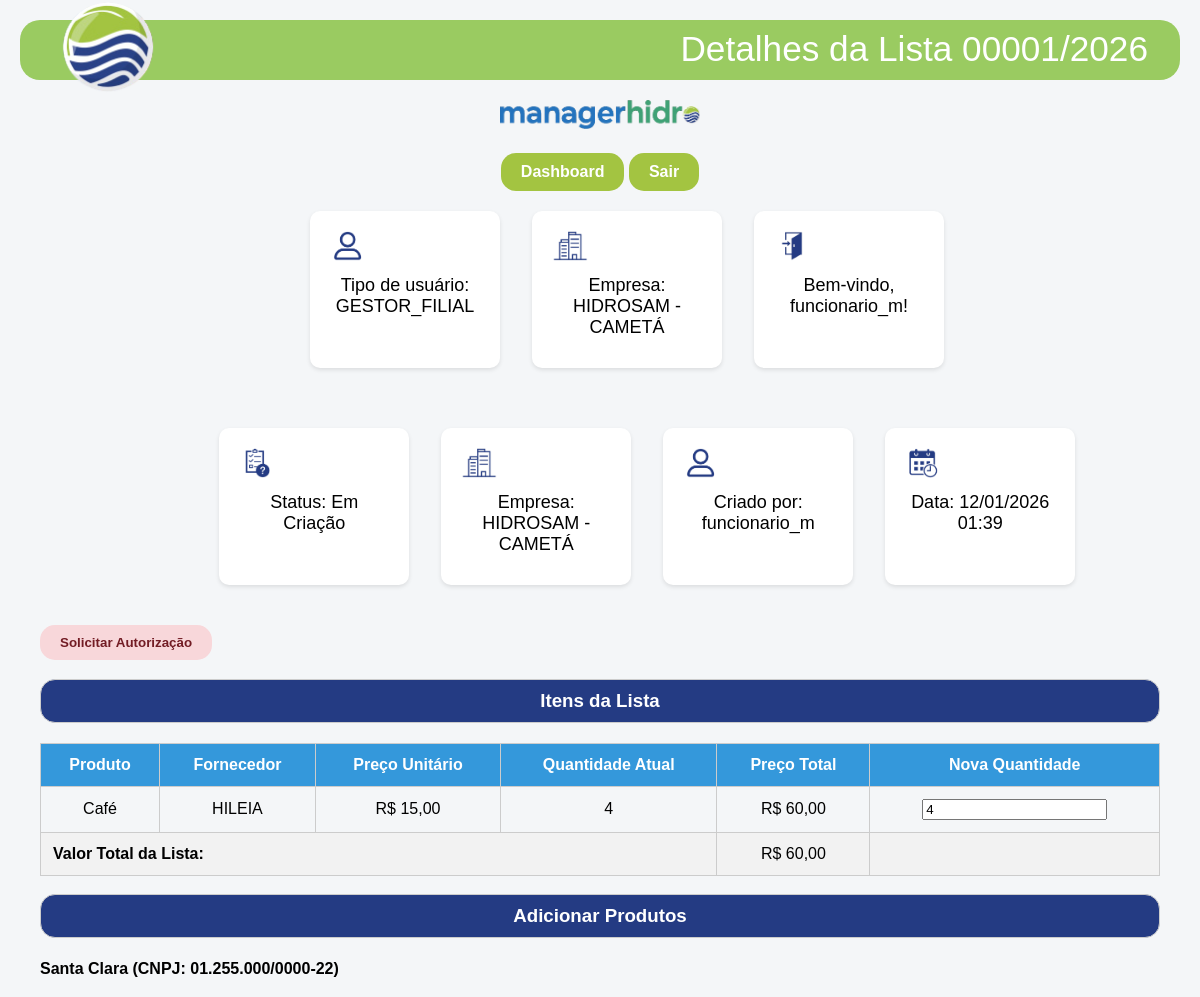
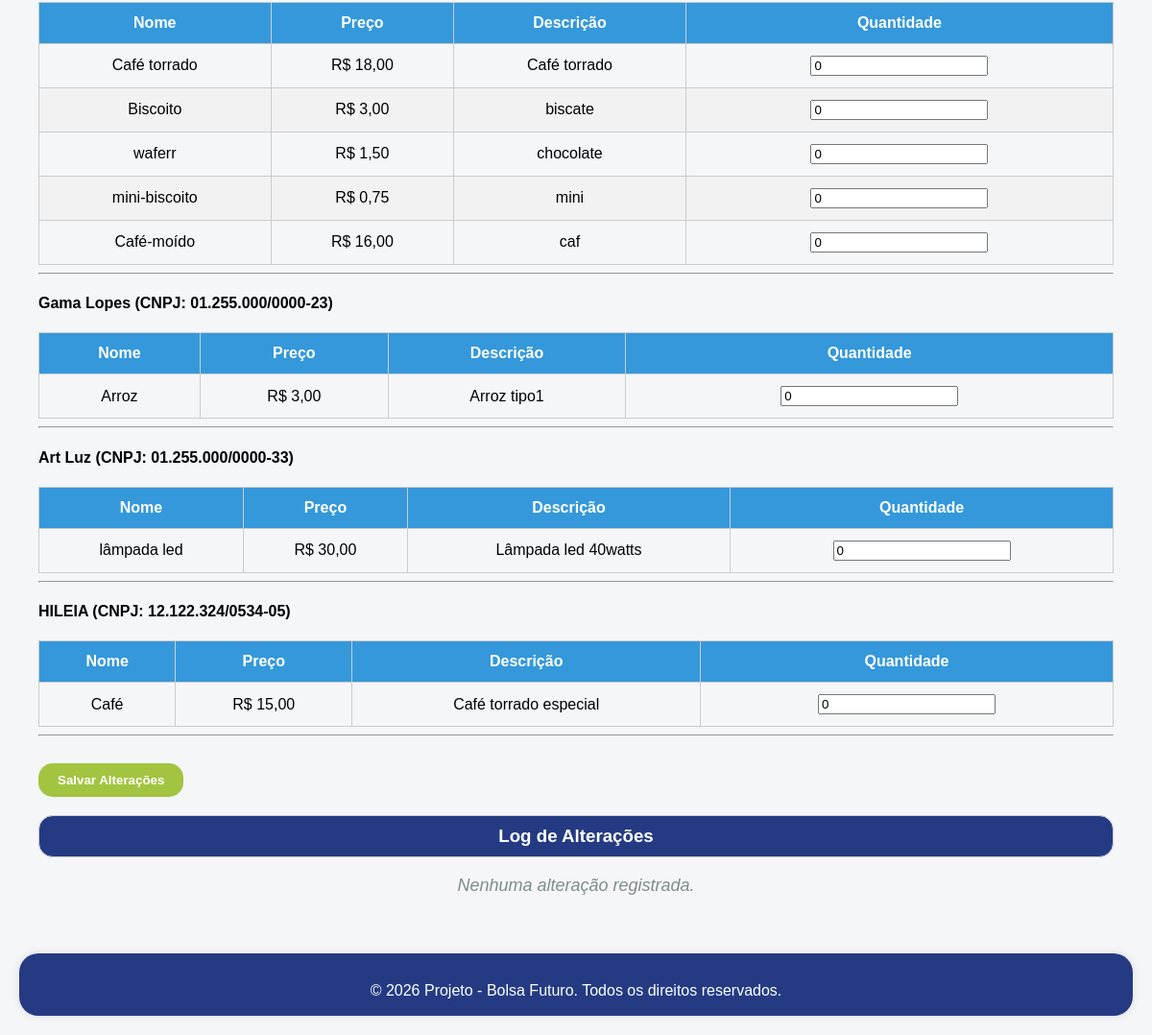
Page /compras/listas/54/detalhes/ (signed in) on the committed database (2 pictures, top to bottom).
### usuarios/models.py (models this page shows, shortened)
class Usuario(AbstractUser):
    TIPOS_USUARIO = [
        ('GERENTE_MATRIZ', 'Gerente Matriz'),
        ('GERENTE_FILIAL', 'Gerente Filial'),
        ('GESTOR_MATRIZ', 'Gestor Matriz'),
        ('GESTOR_FILIAL', 'Gestor Filial'),
        ('FUNCIONARIO', 'Funcionário'),
    ]
    empresa = models.ForeignKey(Empresa, on_delete=models.CASCADE, null=True, blank=True)
    tipo_usuario = models.CharField(max_length=20, choices=TIPOS_USUARIO, null=True, blank=True)
    status_ativo = models.BooleanField(default=False)

### empresas/models.py (models this page shows, shortened)
class Empresa(models.Model):
    nome = models.CharField(max_length=150)
    endereco = models.CharField(max_length=255)
    email = models.EmailField()
    telefone = models.CharField(max_length=20)

### compras/models.py (models this page shows, shortened)
class ListaCompra(models.Model):
    STATUS = [
        ('EM_CRIACAO', 'Em Criação'),
        ('EM_PROCESSO_AUTORIZACAO', 'Em processo de autorização'),
        ('AUTORIZADA', 'Autorizada'),
        ('UNIDA', 'Unida'),
        ('EM_PROCESSO_CONSOLIDACAO', 'Em processo de consolidação'),
        ('CONSOLIDADA', 'Consolidada'),
        ('EM_PROCESSO_COMPRA', 'Em Processo de Compra'),
        ('EM_ENTREGA', 'Em Rota de Entrega'),
        ('RECEBIDA', 'Itens Recebidos'),
    ]
    numero = models.CharField(max_length=20, unique=False)  # Ex: 00001/2025
    empresa = models.ForeignKey(Empresa, on_delete=models.CASCADE, related_name="listas_compra")
    status = models.CharField(max_length=30, choices=STATUS, default='EM_CRIACAO')
    criado_por = models.ForeignKey(Usuario, on_delete=models.CASCADE, related_name="listas_criadas")
    data_criacao = models.DateTimeField(auto_now_add=True)
    listas_unidas = models.ManyToManyField("self", blank=True, symmetrical=False, related_name="lista_principal")
    class Meta:
        unique_together = ('empresa', 'numero')  # garante unicidade por empresa

class ItemListaCompra(models.Model):
    lista = models.ForeignKey(ListaCompra, on_delete=models.CASCADE, related_name="itens")
    produto = models.ForeignKey(Produto, on_delete=models.CASCADE)
    quantidade_desejada = models.PositiveIntegerField(default=0)
    preco_unitario = models.DecimalField(max_digits=10, decimal_places=2, null=True, blank=True) # Para armazenar o preço no momento da compra

### produtos/models.py (models this page shows, shortened)
class Produto(models.Model):
    fornecedor = models.ForeignKey(Fornecedor, on_delete=models.CASCADE, related_name="produtos")
    nome = models.CharField(max_length=150)
    preco = models.DecimalField(max_digits=10, decimal_places=2)
    descricao = models.TextField(blank=True, null=True)
    imagem = models.ImageField(upload_to='produtos/', null=True, blank=True)

### fornecedores/models.py (models this page shows, shortened)
class Fornecedor(models.Model):
    nome = models.CharField(max_length=150)
    cnpj = models.CharField(max_length=20, unique=True)
    email = models.EmailField()
    telefone = models.CharField(max_length=20)
    site = models.URLField(blank=True, null=True)
    endereco = models.CharField(max_length=255)

### compras/views.py (the view, shortened to what this page needs)
# urls.py: path('listas/<int:id>/detalhes/', views.detalhes_lista, name='detalhes_lista'),
@login_required(login_url='/login/')
def detalhes_lista(request, id):
    lista = get_object_or_404(ListaCompra, id=id)
    itens = ItemListaCompra.objects.filter(lista=lista)
    alteracoes = LogAlteracaoLista.objects.filter(lista=lista)
    fornecedores = Fornecedor.objects.all().prefetch_related('produtos')
    filtro_nome = request.GET.get("produto_nome", "")
    fornecedores = Fornecedor.objects.all().prefetch_related('produtos')
    if filtro_nome:
        for fornecedor in fornecedores:
            fornecedor.produtos_filtrados = fornecedor.produtos.filter(nome__icontains=filtro_nome)
    else:
        for fornecedor in fornecedores:
            fornecedor.produtos_filtrados = fornecedor.produtos.all()
    itens_com_preco = []
    for item in itens:
        preco_unitario = item.preco_unitario or item.produto.preco
        preco_total = item.quantidade_desejada * preco_unitario
        itens_com_preco.append({
            'obj': item,
            'preco_unitario': preco_unitario,
            'preco_total': preco_total
        })
    total_lista = sum(i['preco_total'] for i in itens_com_preco)
    return render(request, 'compras/detalhes.html', {
        'lista': lista,
        'itens': itens_com_preco,
        'alteracoes': alteracoes,
        'fornecedores': fornecedores,
        'total_lista': total_lista,
        'header_title': f"Detalhes da Lista {lista.numero}",
    })

### compras/templates/compras/detalhes.html (shortened to what this page needs)
{% extends 'base.html' %}
{% load static %}
{% block content %}
  <div class="row-4">
    <div class="card">
      <img src="{% static 'img/status_lista.png' %}" alt="Logo" class="card-img">
      <p class="center">Status: {{ lista.get_status_display }}</p>
    </div>
    <div class="card">
      <img src="{% static 'img/empresa.png' %}" alt="Logo" class="card-img">
      <p class="center">Empresa: {{ lista.empresa.nome }}</p>
    </div>
    <div class="card">
      <img src="{% static 'img/usuario.png' %}" alt="Logo" class="card-img">
      <p class="center">Criado por: {{ lista.criado_por.username }}</p>
    </div>
    <div class="card">
      <img src="{% static 'img/calendario.png' %}" alt="Logo" class="card-img">
      <p class="center">Data: {{ lista.data_criacao|date:"d/m/Y H:i" }} </p>
    </div>
  </div>
  <form method="post">
    {% if lista.status == "EM_CRIACAO" %}
      {% if request.user.tipo_usuario == "GESTOR_MATRIZ" or request.user.tipo_usuario == "GESTOR_FILIAL" %}
        <button type="submit" name="solicitar_autorizacao" class="btn alerta">Solicitar Autorização</button>
      {% endif %}
    {% elif lista.status == "EM_PROCESSO_AUTORIZACAO" %}
      {% if request.user.tipo_usuario == "GERENTE_MATRIZ" or request.user.tipo_usuario == "GERENTE_FILIAL" %}
        <button type="submit" name="AUTORIZADA" class="btn">Autorizar</button>
      {% endif %}
    {% elif lista.status == "EM_PROCESSO_CONSOLIDACAO" %}
      {% if request.user.tipo_usuario == "GERENTE_MATRIZ" %}
        <button type="submit" name="CONSOLIDADA" class="btn">Consolidar</button>
      {% endif %}
    {% elif lista.status == "CONSOLIDADA" %}
      {% if request.user.tipo_usuario == "GESTOR_MATRIZ" %}
        <button type="submit" name="EM_PROCESSO_COMPRA" class="btn alerta">Processar Compra</button>
      {% endif %}
    {% elif lista.status == "EM_ENTREGA" %}
      {% if request.user.tipo_usuario == "GESTOR_FILIAL" %}
        <button type="submit" name="RECEBIDA" class="btn">Confirmar Recebimento</button>
      {% endif %}
    {% else %}
      <p>Nenhuma ação disponível para este status.</p>
    {% endif %}
    <h3>Itens da Lista</h3>
    {% if itens %}
      <table>
        <thead>
          <tr>
            <th>Produto</th>
            <th>Fornecedor</th>
            <th>Preço Unitário</th>
            <th>Quantidade Atual</th>
            <th>Preço Total</th>
            <th>Nova Quantidade</th>
          </tr>
        </thead>
        <tbody>
          {% for item in itens %}
            <tr>
              <td>{{ item.obj.produto.nome }}</td>
              <td>{{ item.obj.produto.fornecedor.nome }}</td>
              <td>R$ {{ item.preco_unitario|floatformat:2 }}</td>
              <td>{{ item.obj.quantidade_desejada }}</td>
              <td>R$ {{ item.preco_total|floatformat:2 }}</td>
              <td>
                {% if lista.status == "CONSOLIDADA" or lista.status == "RECEBIDA" or lista.status == "EM_ENTREGA" or lista.status == "EM_PROCESSO_COMPRA" %}
                  <input type="number" value="{{ item.obj.quantidade_desejada }}" readonly>
                {% else %}
                  <input type="number" name="item_{{ item.obj.id }}" min="0"
                        value="{{ item.obj.quantidade_desejada }}">
                {% endif %}
              </td>
            </tr>
          {% endfor %}
          <tr>
            <td colspan="4" style="text-align: left;"><strong>Valor Total da Lista:</strong></td>
            <td> R$ {{ total_lista|floatformat:2 }}</td>
            <td>
            </td>
          </tr>
        </tbody>
      </table>
      {% if lista.status != "CONSOLIDADA" and lista.status != "RECEBIDA" and lista.status != "EM_ENTREGA" and lista.status != "EM_PROCESSO_COMPRA" %}
        <h3>Adicionar Produtos</h3>
        {% for fornecedor in fornecedores %}
          <h4>{{ fornecedor.nome }} (CNPJ: {{ fornecedor.cnpj }})</h4>
          {% if fornecedor.produtos.all %}
            <table>
              <thead>
                <tr>
                  <th>Nome</th>
                  <th>Preço</th>
                  <th>Descrição</th>
                  <th>Quantidade</th>
                </tr>
              </thead>
              <tbody>
                {% for produto in fornecedor.produtos.all %}
                  <tr>
                    <td>{{ produto.nome }}</td>
                    <td>R$ {{ produto.preco }}</td>
                    <td>{{ produto.descricao|default:"-" }}</td>
                    <td>
                      <input type="number" name="produto_{{ produto.id }}" min="0" value="0">
                    </td>
                  </tr>
                {% endfor %}
              </tbody>
            </table>
          {% else %}
            <p class="empty">Nenhum produto cadastrado para este fornecedor.</p>
          {% endif %}
          <hr>
        {% endfor %}
          <button type="submit" class="btn">Salvar Alterações</button>
      {% endif %}
      {% else %}
        <p class="empty">Nenhum item nesta lista.</p>
      {% endif %}
  </form>
    <h3>Log de Alterações</h3>
    {% if alteracoes %}
      <ul>
        {% for log in alteracoes %}
          <li>
            {{ log.data_hora|date:"d/m/Y H:i" }} - {{ log.alterado_por.username }}
            alterou {{ log.produto.nome }} de {{ log.quantidade_antiga }} para {{ log.quantidade_nova }}
          </li>
        {% endfor %}
      </ul>
    {% else %}
      <p class="empty">Nenhuma alteração registrada.</p>
    {% endif %}
  {% endblock %}

### templates/header.html (shortened to what this page needs)
{% load static %}
<header>
  <div class="header-content"></div>
    <div class="logo-container">
      <img src="{% static 'img/logo-hidro.png' %}" alt="Logo" class="logo-img">
    </div>
    {% if header_title %}
      <h1 class="header-title">{{ header_title }}</h1>
    {% endif %}
</header>
<nav class="center">
  <img src="{% static 'img/logo-sistema.png' %}" alt="Imagem centralizada" class="logo-sistema">
  {% if request.user.is_authenticated %}
    <div>
      {% if request.path != '/dashboard/' %}
      <a href="{% url 'dashboard' %}" class="btn">Dashboard</a>
      {% endif %}
      <a href="{% url 'logout' %}" class="btn">Sair</a>
    </div>
  </nav>
    <div class="row">
    <div class="card">
      <img src="{% static 'img/usuario.png' %}" alt="Logo" class="card-img">
      <p class="center">Tipo de usuário: {{ user.tipo_usuario }}</p>
    </div>
    <div class="card">
      <img src="{% static 'img/empresa.png' %}" alt="Logo" class="card-img">
      <p class="center">Empresa: {{ user.empresa.nome }}</p>
    </div>
    <div class="card">
      {% if request.user.is_authenticated %}
        <img src="{% static 'img/login.png' %}" alt="Logo" class="card-img">
        <p class="center">Bem-vindo, {{ request.user.username }}! </p>
      {% endif %}
    </div>
  </div>
  {% endif %}

### usuarios/static/css/style.css (style rules this page uses)
body { font-family: Arial, sans-serif; background-color: #f4f6f8; margin: 0; padding: 20px; }
h1, h2 { color: #2c3e50; text-align: center; }
p { font-size: 18px; margin: 10px 0; }
.center { text-align: center; }
.empty { text-align: center; color: #7f8c8d; font-style: italic; }
header { position: relative; height: 60px; background-color: transparent; }
.header-content { background-color: #9acb61; height: 100%; width: 100%; position: relative; top: 0; left: 0; z-index: 1; border-radius: 20px; }
.logo-container { position: absolute; top: 50%; left: 2rem; transform: translateY(-50%); z-index: 2; }
.logo-img { height: 100px; width: auto; object-fit: contain; }
.header-title { position: absolute; right: 2rem; color: white; font-size: 2.2rem; font-weight: 20; z-index: 2; top: -25%; }
.card { background-color: #fff; border-radius: 10px; box-shadow: 0 2px 4px rgba(0, 0, 0, 0.1); padding: 20px; margin: 20px 0; max-width: 150px; }
.row { margin-left: 25%; display: flex; flex-wrap: wrap; gap: 2rem; }
.row-4 { margin-left: 16%; display: flex; flex-wrap: wrap; gap: 2rem; }
.card-img { height: 30px; width: auto; object-fit: contain; }
h3 { background-color: #243b83; color: white; display: flex; justify-content: center; align-items: center; border: 1px solid #ccc; border-radius: 15px; padding: 10px; }
table { width: 100%; border-collapse: collapse; margin-top: 20px; }
th, td { padding: 12px; border: 1px solid #ccc; text-align: center; }
th { background-color: #3498db; color: white; }
tr:nth-child(even) { background-color: #f2f2f2; }
.btn { display: inline-block; margin-top: 20px; padding: 10px 20px; background-color: #a3c441; color: white; text-decoration: none; border-radius: 15px; font-weight: bold; border: none; }
.alerta { background-color: #f8d7da; color: #721c24; }
.logo-sistema { max-width: 200px; margin-top: 20px; }

### rows in the picture
Usuario: tipo_usuario "GESTOR_FILIAL", empresa.nome "HIDROSAM - CAMETÁ", user.username "funcionario_m"
ListaCompra: status "Em Criação", empresa.nome "HIDROSAM - CAMETÁ", criado_por.username "funcionario_m", data_criacao "12/01/2026 01:39"
ItemListaCompra: obj.produto.nome "Café", obj.produto.fornecedor.nome "HILEIA", preco_unitario "15,00", obj.quantidade_desejada "4", preco_total "60,00"
Fornecedor: nome "Santa Clara", cnpj "01.255.000/0000-22"
Produto: nome "Café torrado", preco "18,00", descricao "Café torrado"
Produto: nome "Biscoito", preco "3,00", descricao "biscate"
Produto: nome "waferr", preco "1,50", descricao "chocolate"
Produto: nome "mini-biscoito", preco "0,75", descricao "mini"
Produto: nome "Café-moído", preco "16,00", descricao "caf"
Fornecedor: nome "Gama Lopes", cnpj "01.255.000/0000-23"
Produto: nome "Arroz", preco "3,00", descricao "Arroz tipo1"
Fornecedor: nome "Art Luz", cnpj "01.255.000/0000-33"
Produto: nome "lâmpada led", preco "30,00", descricao "Lâmpada led 40watts"
Fornecedor: nome "HILEIA", cnpj "12.122.324/0534-05"
Produto: nome "Café", preco "15,00", descricao "Café torrado especial"

### other values in the picture
{{ header_title }} "Detalhes da Lista 00001/2026"
{{ total_lista|floatformat:2 }} "60,00"
